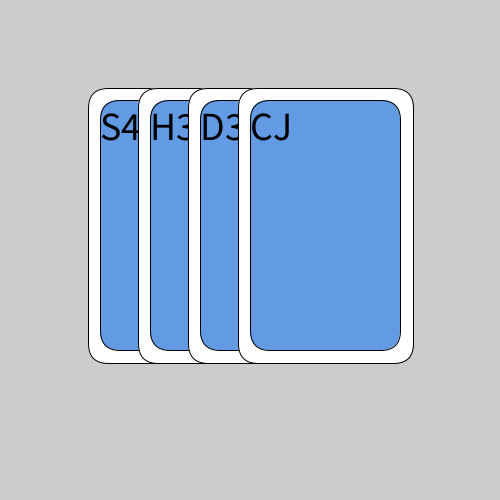
Frame 1 (no input)
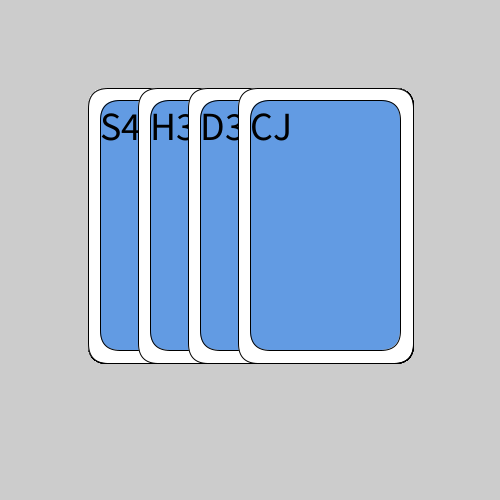
Frame 60 (the mouse pressed at the canvas centre just before this capture)
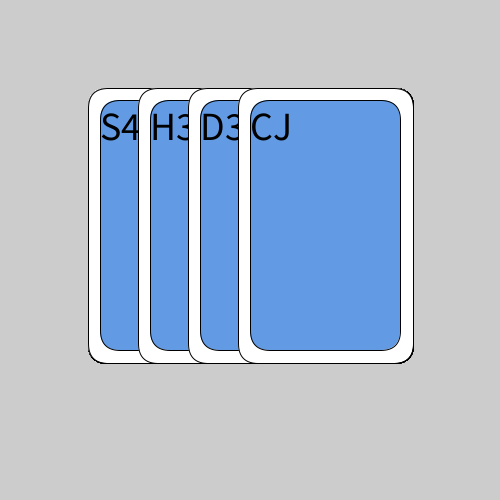
Frame 120 (the mouse held since frame 60 and released just before this capture)

The Processing sketch that drew these frames (run headless with seeded random() and noise(); from frame 60 on, the mouse is pressed at the canvas centre):

// Processing sketch: week2_3_Poker_Cards
// ── week2_3_Poker_Cards.pde
void setup(){
  size(500,500);
}
int w=25;
void draw(){
  drawPokerCard(100,100,"S4");
  drawPokerCard(150,100,"H3");
  drawPokerCard(200,100,"D3");
  drawPokerCard(250,100,"CJ");
}
void drawPokerCard(int x,int y,String face){
  fill(255);
  rect(x-w/2,y-w/2,150+w,250+w,20);
  fill(#629BE3);
  rect(x,y,150,250,20);
  fill(0);
  textSize(40);
  text(face,x,y+40);
}
